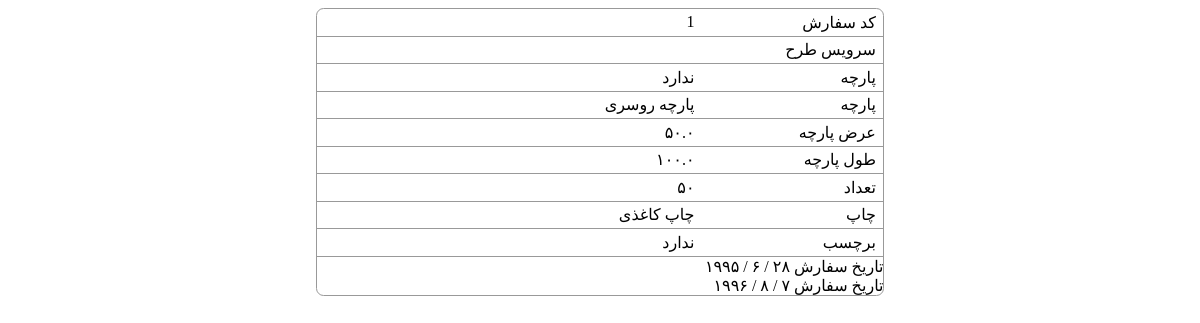
Before: /user/reserves/ (signed in) with the older database file.
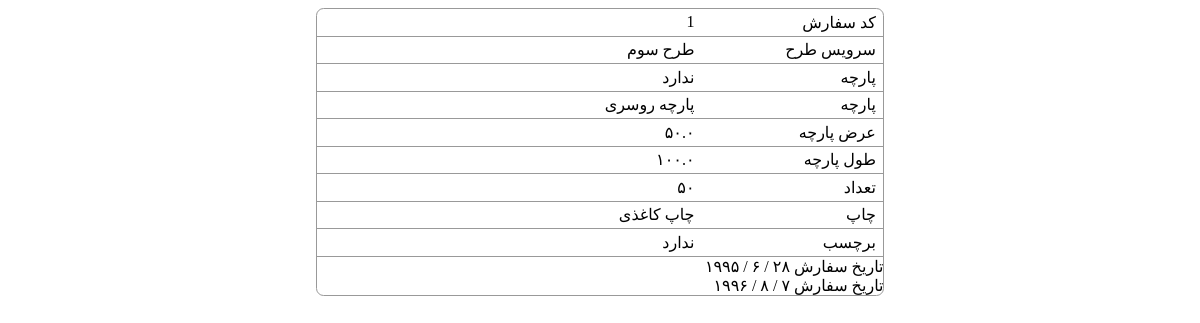
After: the same page with the newer database file.
### ReserveForm/models.py (models this page shows, shortened)
class ReserveForm(models.Model):
    customer = models.ForeignKey(Customer, verbose_name='مشتری',)
    tarh = models.ImageField(upload_to='tarh/', verbose_name='طرح', )
    serviceTarh = models.ManyToManyField('ServiceTarh', verbose_name='خدمات طرح', blank=True, null=True)
    hasParche = models.BooleanField(verbose_name='پارچه دارد',)
    parche = models.ForeignKey('Parche',verbose_name='پارچه',)
    parcheWidth = models.FloatField(verbose_name='عرض پارچه',)
    parcheHeight = models.FloatField(verbose_name='طول پارچه',)
    number = models.IntegerField(null=True, verbose_name='تعداد',)
    typeChap = models.ForeignKey('Chap', verbose_name='چاپ',)
    dookht = models.ForeignKey('Dookht', verbose_name='دوخت', null=True)
    hasLabel = models.BooleanField(verbose_name='برچسب دارد',)
    dayChoice = (
        (1,1),(2,2),(3,3),(4,4),(5,5),(6,6),(7,7),(8,8),(9,9),(10,10),(11,11),(12,12),(13,13),(14,14),(15,15),(16,16),(17,17),(18,18),
        (19, 19), (20, 20), (21, 21), (22, 22), (23, 23), (24, 24), (25, 25), (26, 26), (27, 27), (28, 28), (29, 29), (30, 30), (31, 31),
    )
    monthChoice = (
        (1, 'فروردین'),
        (2, 'اردیبهشت'),
        (3, 'خرداد'),
        (4, 'تیر'),
        (5, 'مرداد'),
        (6, 'شهریور'),
        (7, 'مهر'),
        (8, 'آبان'),
        (9, 'آذر'),
        (10, 'دی'),
        (11, 'بهمن'),
        (12, 'اسفند'),
    )
    reserveDay = models.IntegerField(choices=dayChoice, verbose_name='روز',)
    reserveMonth = models.IntegerField(choices=monthChoice, verbose_name='ماه',)
    reserveYear = models.IntegerField(verbose_name='سال',)
    deliveryDay = models.IntegerField(choices=dayChoice, verbose_name='روز', blank=True, null=True)
    deliveryMonth = models.IntegerField(choices=monthChoice, verbose_name='ماه', blank=True, null=True)
    deliveryYear = models.IntegerField(verbose_name='سال', blank=True, null=True)
    description = models.TextField(verbose_name='توضیح', blank=True, null=True)
    process = models.ForeignKey('Process', verbose_name='فرایند',)
    class Meta:
        verbose_name_plural = 'سفارش'

class Parche(models.Model):
    name = models.CharField(max_length=100, verbose_name='نام',)
    price = models.IntegerField(verbose_name='قیمت',)
    class Meta:
        verbose_name_plural = 'پارچه'

class Chap(models.Model):
    name = models.CharField(max_length=100, verbose_name='نام',)
    price = models.IntegerField(verbose_name='قیمت',)
    class Meta:
        verbose_name_plural = 'چاپ'
    def __str__(self):
        return self.name

class ServiceTarh(models.Model):
    name = models.TextField(verbose_name='نام',)
    price = models.IntegerField(verbose_name='قیمت',)
    class Meta:
        verbose_name_plural = 'خدمات طرح'
    def __str__(self):
        return self.name

### UserManager/views.py (the view)
# urls.py: url(r'reserves/', view=views.show_reserves, name='ShowReserves'),
@login_required()
def show_reserves(request):
    customer = Customer.objects.get(user=request.user)
    forms = ReserveForm.objects.filter(customer=customer)
    context = {'forms':forms}
    return render(request, 'showReserves.html', context=context)

### ReserveForm/templatetags/toPersian.py (called while the page is built)
@register.filter
def IntegerToPersian(number):
    if number is None:
        return None
    if number==0:
        return '۰'
    persian_number = ''
    while(number>=1):
        digit = number%10
        persian_number = toPersianDigit(digit)+persian_number
        number = int(number/10)
    return persian_number

@register.filter
def FloatToPersian(number):
    if number is None:
        return None
    if (type(number) is int):
        return IntegerToPersian(number)
    numbers = str(number).split('.')
    integer_number = IntegerToPersian(int(numbers[0]))
    float_number = IntegerToPersian(int(numbers[1]))
    return integer_number+'.'+float_number

def toPersianDigit(digit):
    if digit is None:
        return None
    if digit==1:
        return '۱'
    if digit==2:
        return '۲'
    if digit==3:
        return '۳'
    if digit==4:
        return '۴'
    if digit==5:
        return '۵'
    if digit==6:
        return '۶'
    if digit==7:
        return '۷'
    if digit==8:
        return '۸'
    if digit==9:
        return '۹'
    if digit==0:
        return '۰'

### templates/showReserves.html (shortened to what this page needs)
<!DOCTYPE html>
{% load toPersian %}
{% load static %}
<html lang="en">
<head>
    <link rel="stylesheet" type="text/css" href="{% static 'css/showReserves.css' %}">
</head>
<body>
<div id="main-wrapper">
    <div id="reserves-wrapper">
        {% for form in forms %}
            <div class="reserve-id list-row"><div class="title">کد سفارش</div><div class="value">{{ form.id }}</div></div>
            <div class="service-tarh list-row"><div class="title">سرویس طرح</div><div class="value">
                {% for service in form.serviceTarh.all %}
                    <div>
                        {{ service }}
                    </div>
                {% endfor %}
            </div></div>
            <div class="has-parche list-row"><div class="title">پارچه</div><div class="value">
                {% if form.has_parche %}
                    دارد
                {% else %}
                    ندارد
                {% endif %}
            </div></div>
            <div class="parche list-row"><div class="title">پارچه</div><div class="value">
                {% if form.parche.name %}
                    {{ form.parche.name }}
                {% endif %}
            </div></div>
            <div class="parche-width list-row"><div class="title">عرض پارچه</div><div class="value">
                {% if form.parcheWidth %}
                    {{ form.parcheWidth|FloatToPersian }}
                {% endif %}
            </div></div>
            <div class="parche-height list-row"><div class="title">طول پارچه</div><div class="value">
                {% if form.parcheWidth %}
                    {{ form.parcheHeight|FloatToPersian }}
                {% endif %}
            </div></div>
            <div class="number list-row"><div class="title">تعداد</div><div class="value">
                {% if form.number %}
                    {{ form.number|IntegerToPersian }}
                {% endif %}
            </div></div>
            <div class="chap list-row"><div class="title">چاپ</div><div class="value">
                {% if form.typeChap %}
                {{ form.typeChap }}
                {% endif %}
            </div></div>
            <div class="has-label list-row"><div class="title">برچسب</div><div class="value">
                {% if form.has_label %}
                    دارد
                {% else %}
                    ندارد
                {% endif %}
            </div></div>
            <div class="reserve-date">
                <div class="title">تاریخ سفارش</div>
                <div class="day">{{ form.reserveDay|IntegerToPersian }} /</div>
                <div class="month">{{ form.reserveMonth|IntegerToPersian }} /</div>
                <div class="year">{{ form.reserveYear|IntegerToPersian }}</div>
            </div>
            <div class="delivery-date">
                <div class="title">تاریخ سفارش</div>
                <div class="day">{{ form.deliveryDay|IntegerToPersian }} /</div>
                <div class="month">{{ form.deliveryMonth|IntegerToPersian }} /</div>
                <div class="year">{{ form.deliveryYear|IntegerToPersian }}</div>
            </div>
        {% endfor %}
    </div>
</div>
</body>
</html>

### static/css/showReserves.css (style rules this page uses)
#main-wrapper { min-height: 20cm; min-width: 30cm; }
#reserves-wrapper { min-width: 15cm; width: 15cm; margin: 0 auto; border-radius: 0.2cm; border: solid 1px #999999; }
.list-row { width: 100%; border-bottom: solid 1px #999999; direction: rtl; overflow: hidden; }
.list-row .title { width: 4.5cm; height: 100%; float: right; padding: 0.1cm 0.2cm 0.1cm 0; }
.list-row .value { float: left; height: 100%; width: 10cm; padding: 0.1cm 0.2cm 0.1cm 0; }
.reserve-date { direction: rtl; }
.reserve-date div { display: inline-block; }
.delivery-date { direction: rtl; }
.delivery-date div { display: inline-block; }

Changed rows visible on the page:
added ServiceTarh: name "طرح سوم"
